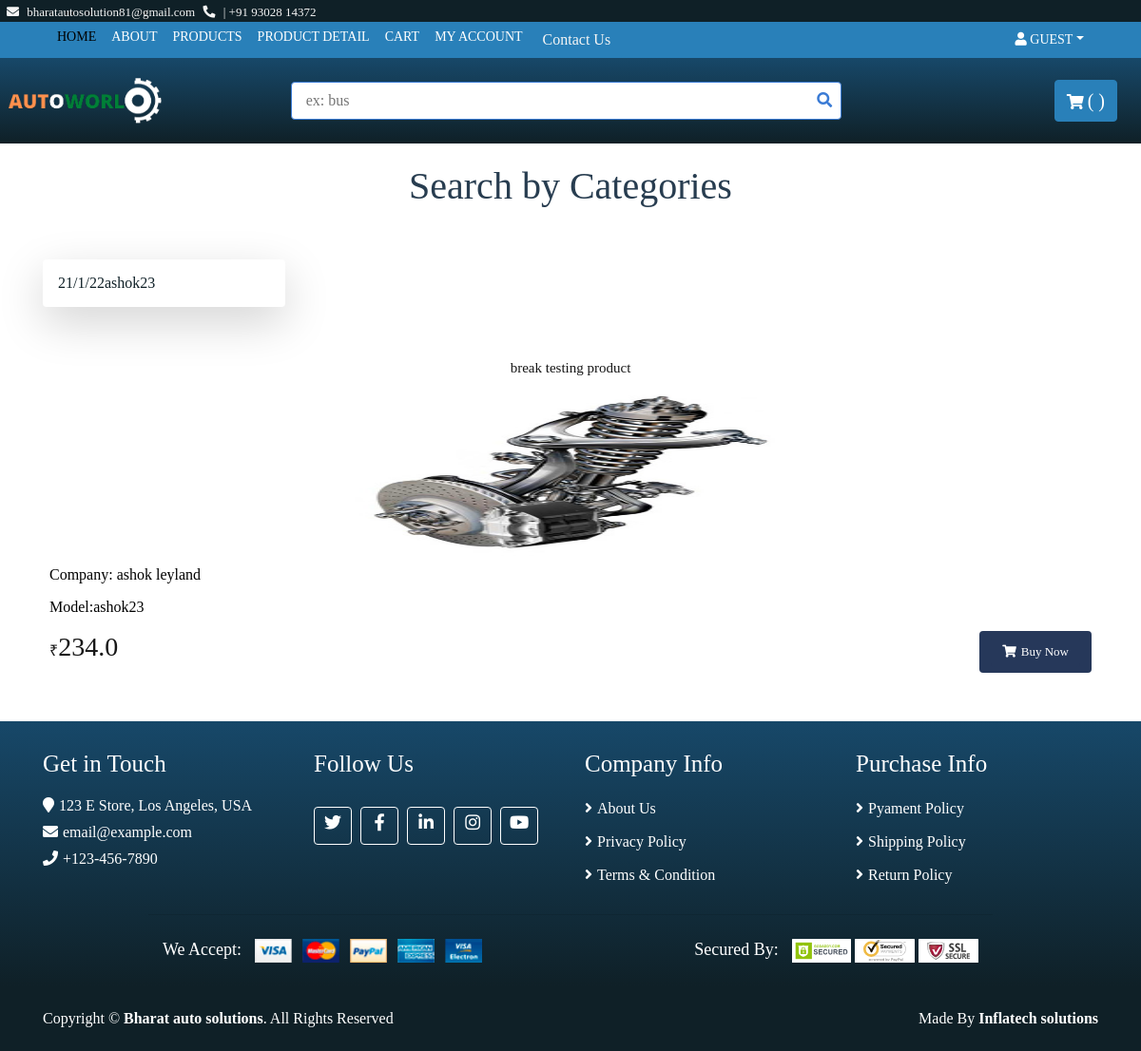
The page /year/ashok23/1/ on the database its author committed.
### base/models.py (models this page shows, shortened)
class Year(models.Model):
    carmodel=models.ForeignKey(CarModel, on_delete=models.RESTRICT)
    Year=models.CharField(max_length=200, blank=True, null=True)
    slug=models.SlugField(blank=True, null=True)
    class Meta:
        constraints = [
            models.UniqueConstraint(fields=['carmodel', 'Year'], name='name of constraint')
        ]
    def __str__(self):
        return str(self.Year)+str(self.carmodel)

class CarModel(models.Model):
    manufacturer = models.ForeignKey(Manufacturer, on_delete=models.RESTRICT)
    model_name=models.CharField(max_length=200, blank=False, unique=True)
    slug=models.SlugField(blank=True, null=True)
    def __str__(self):
        return str(self.model_name)

class Product(models.Model):
    vehicaltype=models.ForeignKey(TypeOfVehicle, blank=False, on_delete=models.RESTRICT)
    manufacturer=models.ForeignKey(Manufacturer, blank=False, on_delete=models.RESTRICT)
    vmodel=models.ForeignKey(CarModel, blank=False, on_delete=models.RESTRICT)
    myear=models.ForeignKey(Year, on_delete=models.RESTRICT)
    brand=models.CharField(max_length=200, blank=True, null=True )
    category=models.ForeignKey(Category, on_delete=models.RESTRICT)
    title=models.CharField(max_length=255, help_text=('required'))
    desc=models.TextField(blank=True, null=True, verbose_name=('desciptions'))
    regular_price=models.DecimalField(max_digits=6, decimal_places=1)
    descount_price=models.DecimalField(max_digits=6, decimal_places=1, blank=True )
    is_active=models.BooleanField(default=True)
    slug=models.SlugField(blank=True, null=True)
    def __str__(self):
        return str(self.title)

class ProductImage(models.Model):
    product=models.ForeignKey(Product, on_delete=models.CASCADE, related_name="product_image")
    image=models.ImageField(
        verbose_name='image',
        help_text="upload a product image",
        upload_to="images/",
        null=True,
        blank=True,
    )
    is_feature=models.BooleanField(default=False)
    created_at=models.DateTimeField(auto_now=True)

class Manufacturer(models.Model):
    name_of_Manufacturer=models.CharField(max_length=200, unique=True, blank=False)
    vehicaltype=models.ForeignKey(TypeOfVehicle, on_delete=models.RESTRICT)
    slug=models.SlugField(blank=True, null=True)
    def __str__(self):
        return str(self.name_of_Manufacturer)

### base/views.py (the view)
# urls.py: path('year/<slug:slug>/<str:pk>/', views.myear, name='myear'),
def myear(request, slug=None, pk=None, *args, **kwargs):
    print(slug)
    print(pk)
    products=Product.objects.filter(myear=pk)
    print(product)
    ye=Year.objects.filter(carmodel=pk)
    print(ye)
    return render(request, 'models.html', {'year': ye , 'pro':products})

### templates/models.html (shortened to what this page needs)
{% extends 'base.html' %}
{% block content %}
{% if page == 'model' %}
<div class="container">
    <div class="product">
        <div class="section-header">
            <h1>Search by Categories</h1>
        </div>
        <div class="row">
            {% for i in vmodel %}
            <div class="col-md-3">
                <a href="{% url 'myear' slug=i.slug pk=i.id %}">
                    <div class="shadow-lg p-3 mb-5 bg-white rounded">{{i}}</div>
                </a>
            </div>
            {% endfor %}
        </div>
        </div>
    </div>
{% else %}
    <div class="container">
        <div class="product">
            <div class="section-header">
                <h1>Search by Categories</h1>
            </div>
            <div class="row">
                {% for i in year %}
                <div class="col-md-3">
                    <a href="{% url 'myear' slug=i.slug pk=i.id %}">
                        <div class="shadow-lg p-3 mb-5 bg-white rounded">{{ i }}</div>
                    </a>
                </div> </div>
                {% endfor %}
                    {% for i in pro %}
                    <div class="product-item">
                        <div class="product-title">
                            <a href="#">{{i}}</a>
                        </div>
                        {% for image in i.product_image.all %}
                        {% if image.is_feature %}
                        <div class="product-image">
                            <a href="{% url 'product' pk=i.id %}">
                                <img src="{{ image.image.url }}" alt="Product Image" height="200px" width="50px">
                            </a>
                        </div>
                        {% endif %}
                        {% endfor %}
                        <div>
                            <p>Company: {{i.manufacturer}}</p>
                            <p>Model:{{i.vmodel}}</p>
                        </div>
                        <div class="product-price">
                            <h3><span>&#8377</span>{{i.regular_price}}</h3>
                            <button data-product="{{i.id}}" data-action="add" class="btn update-cart">
                            <a class="btn" href=""><i class="fa fa-shopping-cart"></i>Buy Now</a>
                            </button>
                        </div>
                    </div>
                </div>
                    {% endfor %}
<br>
<br>
<br>
                </div>
{% endif %}
{% endblock %}

### static/styles/main.css (style rules this page uses)
body { color: rgb(0, 0, 0); font-family:'Times New Roman'; font-weight: 400; background: #ffffff; font-size: 16px; line-height: normal; }
a { color: #0f2027; }
h1 { font-family:'Times New Roman'; font-weight: 400; }
.section-header { font-size: 36px; color: #283d50; text-align: center; font-weight: 500; position: relative; }
.btn { color: whitesmoke; background: #2980B9; border: 1px solid #2980B9; }
.product-item { position: relative; padding: 7px; }
.product-item .product-title { text-align: center; transition: all .3s; }
.product-item .product-title a, .product-item .product-title .ratting { position: relative; width: 100%; }
.product-item .product-title a { margin-bottom: 5px; color: #171717; font-size: 15px; }
.product-item .product-image { position: relative; overflow: hidden; }
.product-item .product-image a { display: block; background: #ffffff; transition: .3s; }
.product-item .product-image img { width: 100%; transition: all .3s; }
.product-item .product-price { transition: all .3s; }
.product-item .product-price h3 { display: inline-block; color: #171717; margin: 0; }
.product-item .product-price h3 span { font-size: 16px; }
.product-item .product-price .btn { float: right; border: none; color: #ffffff; background: #26385A; font-size: 13px; }
.product-item .product-price .btn i { margin-right: 5px; }
.product .section-header { margin-bottom: 30px; padding: 20px 30px 15px 30px; background: #ffffff; }

### rows shown on the page
Year: Year+carmodel "21/1/22ashok23"
Product: title "break testing product", manufacturer "ashok leyland", vmodel "ashok23", regular_price "234.0"
ProductImage: image (picture)
